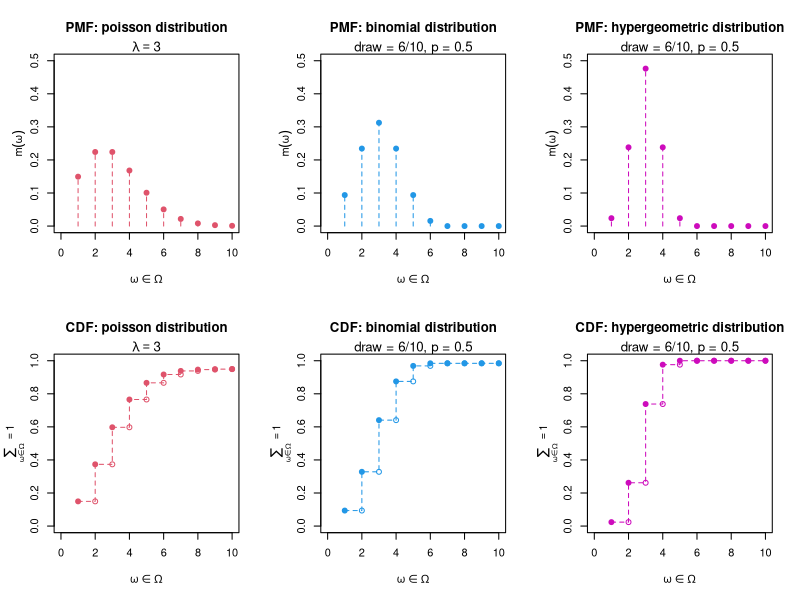

The R script that drew this image: (Note: this script raises an error after producing the figure.)
## ---- chunk 1
init <- function(need){
  ip <- .packages(all.available=T)
  if(any((need %in% ip)==F)){install.packages(need[!(need %in% ip)])}
  ok <- sapply(1:length(need),function(p) require(need[[p]],character.only=T))
}

init(c("MBESS","metafor","plyr"))
## ---- chunk 2
# Set some variables
draw  <- 6
Nhit  <- 5
prob  <- Nhit/(2*Nhit) 
space <- seq(1,10)

# Calculate the distribution
pois <- dpois(space,draw*prob)
bino <- dbinom(space,draw,prob)
hypr <- dhyper(space,Nhit,Nhit,draw)

# A function to create an appropriate plot for a discrete distribution
pmf <- function(dist,type="h",col=1,xlim=c(0,10),ylim=c(0,.5)){
  # Type "h" causes vertical lines, points are drawn in a seperate command
  plot(dist,type=type,col=col,lty=2,xlim=xlim,ylim=ylim,ylab=NA,xlab=expression(omega %in% Omega))
  points(dist,col=col,pch=19)
  # Type "s" causes horizontal lines, points are drawn in a seperate command
  if(type!="h") {
    mtext(side=2,expression(sum(,omega %in% Omega) == 1),line=2,cex=par()$cex)
    points(space+1,dist,col=col)} else {
      mtext(side=2,expression(m(omega)),line=2,cex=par()$cex)}
}

# Plot the distributions in 2 rows and 3 columns
par(mfrow=c(2,3))
 # Probability mass function: Poisson
 pmf(pois,col=2)
 title(main= paste("PMF: poisson distribution",mtext(bquote(lambda == .(draw*prob)),cex=.8) ,sep=""))   
 # Probability mass function: Binomial
 pmf(bino,col=4)
 title(main= paste("PMF: binomial distribution",mtext(paste("draw = ",draw,"/",2*Nhit,", p = ",prob,sep=""),cex=.8) ,sep=""))
 # Probability mass function: Hypergeometric
 pmf(hypr,col=6)
 title(,main= paste("PMF: hypergeometric distribution",mtext(paste("draw = ",draw,"/",2*Nhit,", p = ",prob,sep=""),cex=.8) ,sep=""))
 # Cumulative distribution function: Poisson
 pmf(cumsum(pois),col=2,type="s",ylim=c(0,1))
 title(main= paste("CDF: poisson distribution",mtext(bquote(lambda == .(draw*prob)),cex=.8) ,sep=""))
 # Cumulative distribution function: Binomial  
 pmf(cumsum(bino),col=4,type="s",ylim=c(0,1))
 title(main= paste("CDF: binomial distribution",mtext(paste("draw = ",draw,"/",2*Nhit,", p = ",prob,sep=""),cex=.8) ,sep=""))
 # Cumulative distribution function: Hypergeometric
 pmf(cumsum(hypr),col=6,type="s",ylim=c(0,1))
 title(main= paste("CDF: hypergeometric distribution",mtext(paste("draw = ",draw,"/",2*Nhit,", p = ",prob,sep=""),cex=.8) ,sep="")) 
par(mfrow=c(1,1))  
## ---- chunk 3
# Experiment 1 - Cheating(YES,NO) X Prime(Money,Time,No Prime):
table.1           <- as.table(cbind(c(28,14,22),c(4,19,11)))
dimnames(table.1) <- list(Test=c("Money","Time","Control"), Cheating=c("CheatYES","CheatNO"))
table.1
## ---- chunk 4
# Subset a table by calling specific row numbers: [c(1,3),1:2]
# Omitting column IDs [c(1,3),] will return all columns
table.1[c(1,3),]
## ---- chunk 5
# Create confidence levels adjusted for comparisons
CL <- (1-.05/3)

# Perform Fisher's Exact Test on the appropriate 2x2 table
c1.1 <- fisher.test(table.1[c(1,2),],conf.level=CL)
c1.2 <- fisher.test(table.1[c(1,3),],conf.level=CL)
c1.3 <- fisher.test(table.1[c(2,3),],conf.level=CL)
## ---- chunk 6
# Create a data frame
ORcomp <- data.frame(cbind(comparison=1:3, log(rbind(c1.1$estimate,c1.2$estimate,c1.3$estimate)), log(rbind(c1.1$conf.int,c1.2$conf.int,c1.3$conf.int)), round(rbind(c1.1$p.value,c1.2$p.value,c1.3$p.value),digits=4)))

# Some columns do not have a name yet...
names(ORcomp)[3] <- "lo" 
names(ORcomp)[4] <- "hi" 
names(ORcomp)[5] <- "p" 

# Create a factor with labels to indicate which comparison we are dealing with
ORcomp$comparison <- factor(ORcomp$comparison,labels=c("EXP1: Money-Time","EXP1: Money-Control","EXP1: Time-Control"))

# Show the data frame
ORcomp
## ---- chunk 7
# Bonferroni adjustment of the exact p-value
adj <- c(rep(3,3))*ORcomp$p
adj[adj>1] <- 1

# Plot the results stored in data frame ORcomp
forest(x=ORcomp$odds.ratio,ci.lb=ORcomp$lo, ci.ub=ORcomp$hi, slab=ORcomp$comparison, ilab=adj, ilab.xpos=5, alim=c(-3.5,4.5), main="Forest Plot", xlim=c(-7,9), xlab="Exact log Odds Ratio", efac=1, cex=.9, mgp=c(1,1,0))

# Add some text
text(7.5,(nrow(ORcomp)+1.5),"log OR [CI.9833]")
text(-4.4,(nrow(ORcomp)+1.5),"Contrasts comparing Cheating frequency")
text(5,(nrow(ORcomp)+1.5),"Adjusted p")
## ---- chunk 8
# Create a list of confidence levels adjusted for the number of comparisons of each family of tests (3, 2 and 4 respectively)
CL <- c(rep(1-.05/3,3),rep(1-.05/2,2),rep(1-.05/4,4))
CL

# This is a list object with t-values from the article as elements.
# The elements are named after the contrast / paired observation that was tested.
NCP <- list(UTvsID=c(2.15),UTvsCT=c(2.10),CTvsID=c(0.20),UTpfc=c(2.13),UTvzc=c(2.20),CTcbl=c(1.39),CTsma=c(1.07),CTpfc=c(.90),CTlob=c(0.67))  
## ---- chunk 9
# The function `ldply` passes the elements in NCP (t-values) to an anonymous function as `p`.
# This ensures the t-values are interpreted as the correct input argument for ci.sm: ncp=p
# `ldply` returns the data in a dataframe, native `apply` functions would return a list object.
PTcomp <- ldply(NCP, function(p) as.data.frame(ci.sm(ncp=p, N=27, conf.level=CL)))
## ---- chunk 10
# Plot the results stored in data frame PTcomp
forest(x=PTcomp$Standardized.Mean, ci.lb=PTcomp$Lower.Conf.Limit.Standardized.Mean,ci.ub=PTcomp$Upper.Conf.Limit.Standardized.Mean,slab=PTcomp$.id, alim=c(-1.5,2.5), ilab=round(CL,digits=3), ilab.xpos=2.2, main="Forest Plot", xlim=c(-3,5), xlab="Standardised Mean", efac=1, cex=.9, mgp=c(1,1,0))

# Add some text
text(2.2,(nrow(PTcomp)+1.5),"adjusted CL")
text(3.9,(nrow(PTcomp)+1.5),"Standardised Mean [Low,High]")
text(-2.2,(nrow(PTcomp)+1.5),"Dependent samples t-test")
